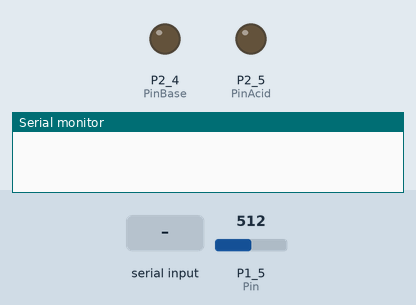
This sketch was run on a simulated TI MSP430 LaunchPad. Parts: output pins drawn as LEDs (lit = HIGH), the last lines printed to the serial monitor. The test bench sets the inputs (shaded band); at power-on: P1_5 (Pin) = 512.

Above: at 0.8 s.
0.9 s: "90,45\n" received over Serial
At 2.3 s:
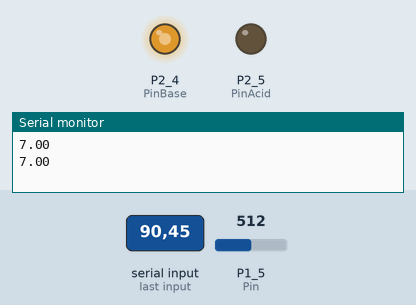
Timing chart, 0 to 3.9 s (numbered marks = the images above; inputs shaded):
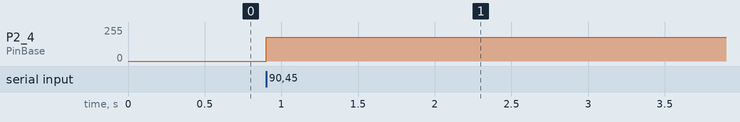

Measured:
- after the input at 0.9 s, P2_4 (PinBase): 0/255 → 180/255 at once

The sketch:

PHprobe.ino
```cpp
int PinBase = P2_4;
int PinAcid = P2_5;
int Pin = A5;
float F = 9.6485309*pow(10,4);
float R = 8.314510;
float T = 298;
boolean addBase;
boolean addAcid;
float maintainPH = 3;

void setup()
{
  // put your setup code here, to run once:
  Serial.begin(9600);
  pinMode(Pin, INPUT);
  pinMode(PinAcid, OUTPUT);
  pinMode(PinBase, OUTPUT);
     while(Serial.available() == 0);
   maintainPH = Serial.parseFloat();

}


float calculatePH() {
  float volt = 1.65 - (3.3 / 1024) * (analogRead(Pin));
  float PH = 7 + ((volt*F) / (R * T * logf(10)));
  return PH;
}


void loop()
{

    if (calculatePH() < (maintainPH - 0.5)) {
      while(calculatePH() < maintainPH) {
        analogWrite(PinBase, 180);
        Serial.println(calculatePH());
        delay(1000);
    }
    }
    analogWrite(PinBase, 0);


     if (calculatePH() > (maintainPH + 0.5)) {
       while(calculatePH() > maintainPH){
         analogWrite(PinAcid, 180);
        Serial.println(calculatePH());
        delay(1000);
     }
     }
     analogWrite(PinAcid, 0);


}
```
